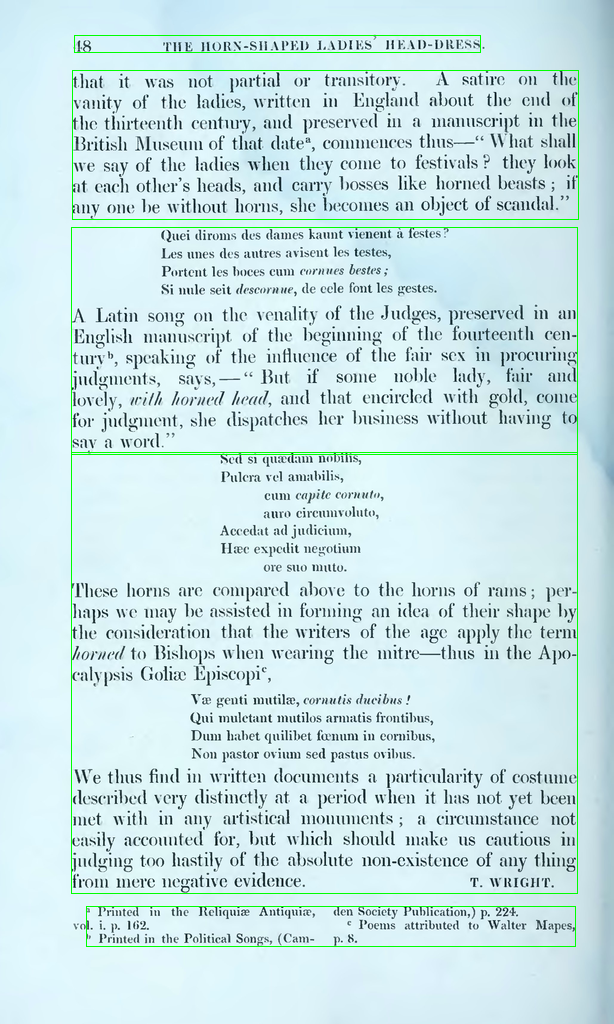
#> input picture newImage.png, 614 x 1024 px
$ python patchBasedSynthesis.py ../../newImage.png 100 100 1.0   (older library calls are emulated)
#> lines starting #> are read from the running program, lines starting #| are printed output that depends on the picture
#!/usr/bin/python

import cv2
import sys
import numpy as np
from random import randint

#Image Loading and initializations
InputName = str(sys.argv[1])
img_sample = cv2.imread(InputName)
#> img_sample is the input picture: shape (1024, 614, 3); mean B, G, R 230.7, 228, 202.2
img_height = 250
img_width  = 200
sample_width = img_sample.shape[1]
#> sample_width = 614
sample_height = img_sample.shape[0]
#> sample_height = 1024
img = np.zeros((img_height,img_width,3), np.uint8)
PatchSize = int(sys.argv[2])
OverlapWidth = int(sys.argv[3])
InitialThresConstant = float(sys.argv[4])

#Picking random patch to begin
randomPatchHeight = randint(0, sample_height - PatchSize)
#> randomPatchHeight = 864
randomPatchWidth = randint(0, sample_width - PatchSize)
#> randomPatchWidth = 394
for i in range(PatchSize):
    for j in range(PatchSize):
        img[i, j] = img_sample[randomPatchHeight + i, randomPatchWidth + j]
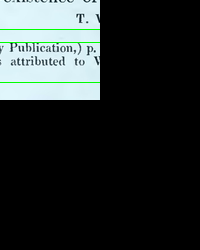
#> img: shape (250, 200, 3); mean B, G, R 46.1, 46.5, 40.7
#initializating next
GrowPatchLocation = (0,PatchSize)
#---------------------------------------------------------------------------------------#
# |                      Best Fit Patch and related functions                           |#
#---------------------------------------------------------------------------------------#
# [192 lines left out: functions OverlapErrorVertical, OverlapErrorHorizntl, GetBestPatches, SSD_Error, GetCostVertical, GetCostHorizntl and 6 more, not called in this run]

pixelsCompleted = 0
TotalPatches = ( (img_height - 1 )/ PatchSize )*((img_width)/ PatchSize) - 1
#> (the run stopped early here; a loop or call above may not have finished)
